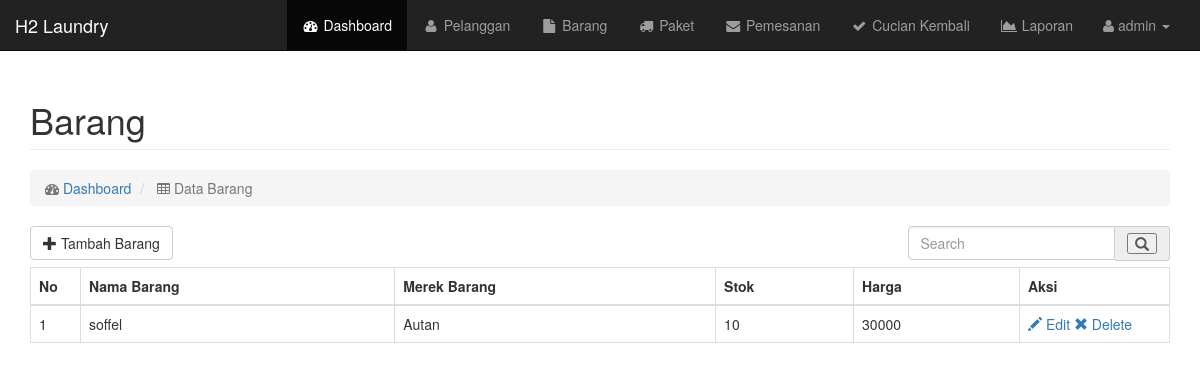
The app's page /admin/barang.php (signed in), older data.
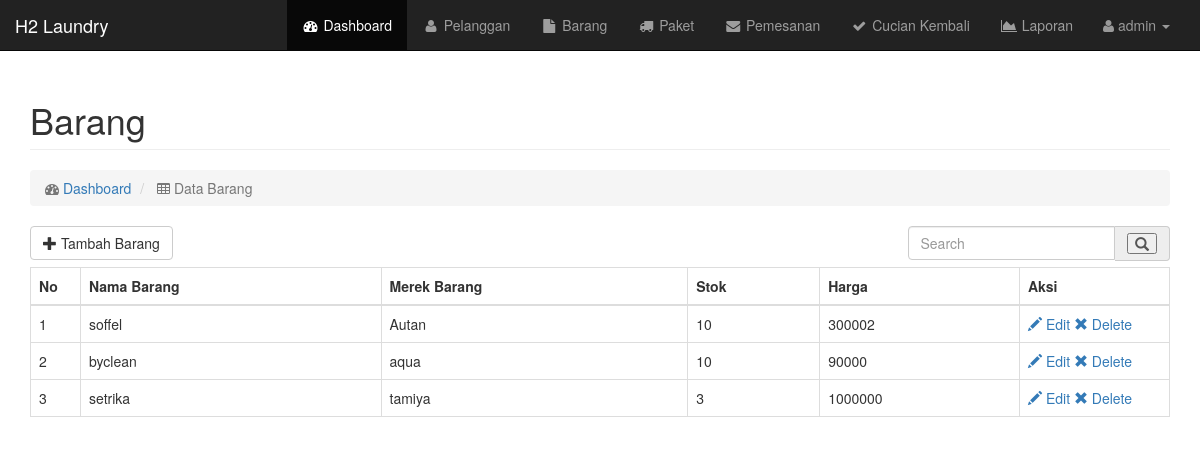
The same page, newer data.
### tables this page shows
CREATE TABLE `barang` (
  `id_barang` int(11) NOT NULL,
  `nama_barang` varchar(30) NOT NULL,
  `merk_barang` varchar(30) NOT NULL,
  `stok` int(10) NOT NULL,
  `total_harga` int(20) NOT NULL,
  `tgl_input` timestamp NOT NULL DEFAULT CURRENT_TIMESTAMP
);

### admin/barang.php (the view, shortened to what this page needs)
<?php
require_once "../config.php";
include "../template/header.php";
include "../template/menu.php";
 ?>
 <?php
 $sq = isset($_REQUEST['s']) ? $_REQUEST['s'] : '';
 $cari = isset($_REQUEST['cari']) ? $_REQUEST['cari'] : '';
 if ($sq == 'ok'){
   if ($cari == ""){
   $sql = "select * from barang where stok > 0";
    }else{
   $sql = "select * from barang where stok > 0 and nama_barang like '%$cari%'";
    }
 }elseif ($sq == ''){
   if ($cari == ""){
     $sql = " select * from barang";
   }else{
     $sql = " select * from barang where nama_barang like '%$cari%'";
   }
 }
$que = $conn->prepare($sql);
$que->execute();
$que->setFetchMode(PDO::FETCH_OBJ);
$stmt = $que->fetchAll();
  ?>
<div id="page-wrapper">
<div class="container">
  <div class="row">
      <div class="col-md-12">
          <h1 class="page-header">
              Barang
          </h1>
          <ol class="breadcrumb">
              <li class="active">
                  <i class="fa fa-dashboard"></i>  <a href="index.php">Dashboard</a>
              </li>
              <li class="active">
                  <i class="fa fa-table"></i> Data Barang
              </li>
          </ol>
      </div>
  </div>
  <div class="row">
      <div class="col-md-9">
        <a href="tambahBarang.php" class="btn btn-default btn-md " style="margin-bottom:7px">
        <span class="glyphicon glyphicon-plus" aria-hidden="true"></span> Tambah Barang
        </a>
      </div>
      <div class="col-md-3">
        <form action="<?php $_SERVER['PHP_SELF'] ?>" method="post">
          <div class="input-group stylish-input-group">
            <input type="text" class="form-control" name="cari"  placeholder="Search" value="<?= $cari ?>" >
            <span class="input-group-addon">
                <button type="submit" >
                    <span class="glyphicon glyphicon-search"></span>
                </button>
            </span>
          </div>
        </form>
      </div>
  </div>
  <div class="row">
      <div class="col-lg-12">
          <div class="table-responsive">
              <table class="table table-bordered table-hover">
                  <thead>
                      <tr>
                          <th width="50">No</th>
                          <th>Nama Barang</th>
                          <th>Merek Barang</th>
                          <th>Stok</th>
                          <th>Harga</th>
                          <th width="150">Aksi</th>
                      </tr>
                  </thead>
                  <tbody>
                    <?php
                    $no = 0;
                    foreach ($stmt as $q)
                    {
                        $no++;
                        ?>
                      <tr>
                          <td><?= $no ?></td>
                          <td><?= $q->nama_barang ?></td>
                          <td><?= $q->merk_barang ?></td>
                          <td><?= $q->stok ?></td>
                          <td><?= $q->total_harga ?></td>
                          <td>
                            <a href="editBarang.php?id_barang=<?= $q->id_barang ?>" > <span class="glyphicon glyphicon-pencil" aria-hidden="true"></span> Edit </a>
                            <a href="proBarang.php?action=del&id=<?= $q->id_barang?> " > <span class="glyphicon glyphicon-remove" aria-hidden="true"></span> Delete </a>
                          </td>
                      </tr>
                      <?php }?>
                  </tbody>
              </table>
          </div>
      </div>
  </div>
</div>
</div>
<?php include "../template/footer.php"; ?>

Row changes from the older to the newer data that the page shows:
changed barang "soffel": total_harga "30000" → "300002"
added barang: nama_barang "byclean", merk_barang "aqua", stok "10", total_harga "90000"
added barang: nama_barang "setrika", merk_barang "tamiya", stok "3", total_harga "1000000"
